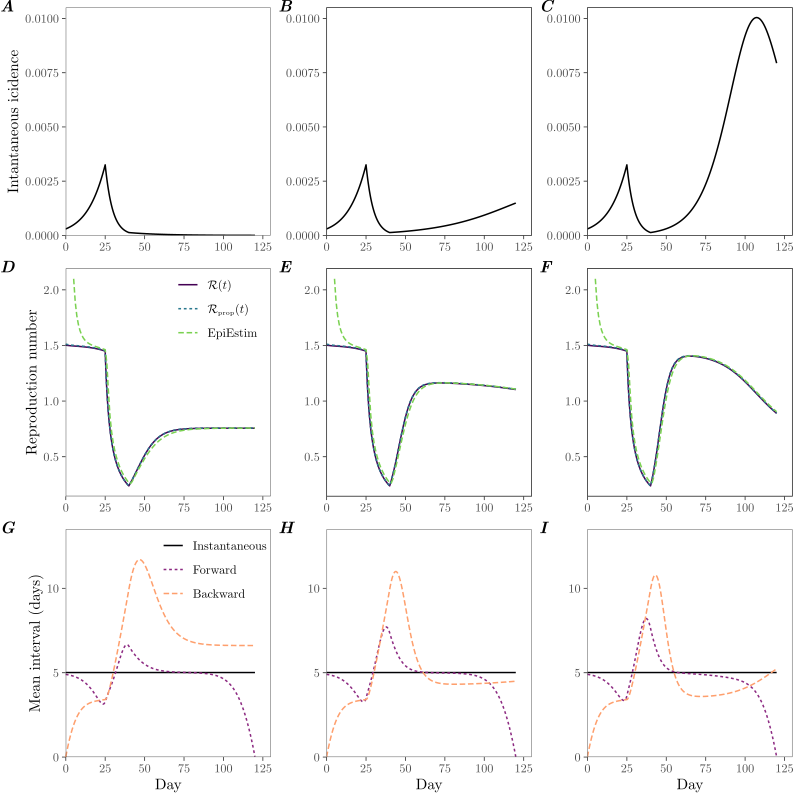

The R source for this figure:
library(deSolve)
library(dplyr)
library(ggplot2); theme_set(theme_bw())
library(EpiEstim)
library(egg)
library(tikzDevice)
source("sir-semi.R")

rr1 <- runsir(gammafun=gammafun_base1)
rr2 <- runsir(gammafun=gammafun_base2)
rr3 <- runsir(gammafun=gammafun_base3)

betafun_r1 <- beta_reconstruct(rr1)
betafun_r2 <- beta_reconstruct(rr2)
betafun_r3 <- beta_reconstruct(rr3)

rr1r <- runsir(betafun=betafun_r1, gammafun=gammafun_null)
rr2r <- runsir(betafun=betafun_r2, gammafun=gammafun_null)
rr3r <- runsir(betafun=betafun_r3, gammafun=gammafun_null)

dd1 <- data.frame(
  time=rr1r$time,
  incidence=rr1r$incidence
) %>%
  tail(-1) %>%
  mutate(
    time=ceiling(time)
  ) %>%
  group_by(time) %>%
  summarize(
    incidence=sum(incidence)
  )

dd2 <- data.frame(
  time=rr2r$time,
  incidence=rr2r$incidence
) %>%
  tail(-1) %>%
  mutate(
    time=ceiling(time)
  ) %>%
  group_by(time) %>%
  summarize(
    incidence=sum(incidence)
  )

dd3 <- data.frame(
  time=rr3r$time,
  incidence=rr3r$incidence
) %>%
  tail(-1) %>%
  mutate(
    time=ceiling(time)
  ) %>%
  group_by(time) %>%
  summarize(
    incidence=sum(incidence)
  )

cori1 <- estimate_R(round(dd1$incidence*1e6),
                    method="parametric_si",
                    config = make_config(t_start=2:119, t_end=3:120, mean_si = 5, std_si = 5))

cori2 <- estimate_R(round(dd2$incidence*1e6),
                    method="parametric_si",
                    config = make_config(t_start=2:119, t_end=3:120, mean_si = 5, std_si = 5))

cori3 <- estimate_R(round(dd3$incidence*1e6),
                    method="parametric_si",
                    config = make_config(t_start=2:119, t_end=3:120, mean_si = 5, std_si = 5))

R1 <- list(
  data.frame(
    time=rr1r$time,
    est=rr1r$Rt,
    type="$\\mathcal{R}(t)$"
  ),
  data.frame(
    time=rr1r$time,
    est=rr1r$Rtest,
    type="$\\mathcal{R}_{\\textrm{\\tiny prop}}(t)$"
  ),
  data.frame(
    time=cori1$R$t_end,
    est=cori1$R$`Median(R)`,
    type="EpiEstim"
  )
) %>%
  bind_rows %>%
  mutate(
    type=factor(type, levels=c("$\\mathcal{R}(t)$", "$\\mathcal{R}_{\\textrm{\\tiny prop}}(t)$", "EpiEstim"))
  )

R2 <- list(
  data.frame(
    time=rr2r$time,
    est=rr2r$Rt,
    type="$\\mathcal{R}(t)$"
  ),
  data.frame(
    time=rr2r$time,
    est=rr2r$Rtest,
    type="$\\mathcal{R}_{\\textrm{\\tiny prop}}(t)$"
  ),
  data.frame(
    time=cori2$R$t_end,
    est=cori2$R$`Median(R)`,
    type="EpiEstim"
  )
) %>%
  bind_rows %>%
  mutate(
    type=factor(type, levels=c("$\\mathcal{R}(t)$", "$\\mathcal{R}_{\\textrm{\\tiny prop}}(t)$", "EpiEstim"))
  )

R3 <- list(
  data.frame(
    time=rr3r$time,
    est=rr3r$Rt,
    type="$\\mathcal{R}(t)$"
  ),
  data.frame(
    time=rr3r$time,
    est=rr3r$Rtest,
    type="$\\mathcal{R}_{\\textrm{\\tiny prop}}(t)$"
  ),
  data.frame(
    time=cori3$R$t_end,
    est=cori3$R$`Median(R)`,
    type="EpiEstim"
  )
) %>%
  bind_rows %>%
  mutate(
    type=factor(type, levels=c("$\\mathcal{R}(t)$", "$\\mathcal{R}_{\\textrm{\\tiny prop}}(t)$", "EpiEstim"))
  )

gen1 <- rr1r %>%
  select(time, meang, meanf, meanb) %>%
  gather(key, value, -time) %>%
  mutate(
    key=factor(key, levels=c("meang", "meanf", "meanb"), 
               labels=c("Instantaneous", "Forward", "Backward"))
  )

gen2 <- rr2r %>%
  select(time, meang, meanf, meanb) %>%
  gather(key, value, -time) %>%
  mutate(
    key=factor(key, levels=c("meang", "meanf", "meanb"), 
               labels=c("Instantaneous", "Forward", "Backward"))
  )

gen3 <- rr3r %>%
  select(time, meang, meanf, meanb) %>%
  gather(key, value, -time) %>%
  mutate(
    key=factor(key, levels=c("meang", "meanf", "meanb"), 
               labels=c("Instantaneous", "Forward", "Backward"))
  )

g1 <- ggplot(rr1) +
  geom_line(aes(time, incidence), size=1) +
  scale_x_continuous("Day", expand=c(0, 0), limits=c(0, 130)) +
  scale_y_continuous("Intantaneous icidence", expand=c(0, 0), limits=c(0, 0.0105)) +
  theme(
    panel.grid = element_blank(),
    axis.title.x = element_blank()
  )

g2 <- g1 %+% rr2 +
  theme(
    axis.title.y = element_blank()
  )

g3 <- g1 %+% rr3 +
  theme(
    axis.title.y = element_blank()
  )

g4 <- ggplot(R1) +
  geom_line(aes(time, est, col=type, lty=type), size=1) +
  scale_x_continuous("Day", expand=c(0, 0), limits=c(0, 130)) +
  scale_y_continuous("Reproduction number") +
  scale_colour_viridis_d(begin=0, end=0.8) +
  scale_size_manual(values=c(1, 0.7, 0.7)) +
  theme(
    panel.grid = element_blank(),
    legend.position = c(1.1, 0.84),
    legend.title = element_blank(),
    legend.background = element_blank(),
    axis.title.x = element_blank()
  )

g5 <- g4 %+% R2 +
  theme(
    legend.position = "none",
    axis.title.y = element_blank()
  )

g6 <- g4 %+% R3 +
  theme(
    legend.position = "none",
    axis.title.y = element_blank()
  )

g7 <- ggplot(gen1) +
  geom_line(aes(time, value, col=key, lty=key), size=1) +
  scale_x_continuous("Day", expand=c(0, 0), limits=c(0, 130)) +
  scale_y_continuous("Mean interval (days)", expand=c(0, 0), limits=c(0, 13.5)) +
  scale_colour_viridis_d(begin=0, end=0.8, option="A") +
  theme(
    panel.grid = element_blank(),
    legend.position = c(0.73, 0.84),
    legend.title = element_blank(),
    legend.background = element_blank()
  )

g8 <- g7 %+% gen2 +
  theme(
    legend.position = "none",
    axis.title.y = element_blank()
  )

g9 <- g7 %+% gen3 +
  theme(
    legend.position = "none",
    axis.title.y = element_blank()
  )

gtot <- ggarrange(g1, g2, g3, g4, g5, g6, g7, g8, g9, nrow=3,
                  labels = c("A", "B", "C", "D", "E", "F", "G", "H", "I"))

tikz(file="figure_sir_beta.tex", width=8, height=8, standAlone = T)
gtot
dev.off()
tools::texi2dvi("figure_sir_beta.tex", pdf=T, clean=T)
